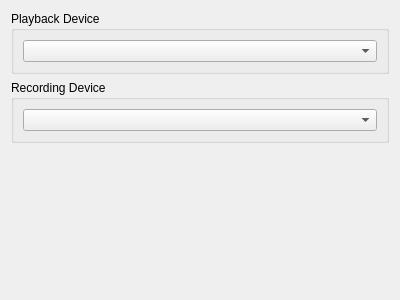
<?xml version="1.0" encoding="UTF-8"?>
<ui version="4.0">
 <class>SoundSettings</class>
 <widget class="QWidget" name="SoundSettings">
  <property name="geometry">
   <rect>
    <x>0</x>
    <y>0</y>
    <width>400</width>
    <height>300</height>
   </rect>
  </property>
  <layout class="QVBoxLayout" name="verticalLayout">
   <item>
    <widget class="QGroupBox" name="playbackGroup">
     <property name="title">
      <string>Playback Device</string>
     </property>
     <layout class="QVBoxLayout" name="playbackLayout">
      <item>
       <widget class="QComboBox" name="playbackComboBox"/>
      </item>
     </layout>
    </widget>
   </item>
   <item>
    <widget class="QGroupBox" name="recordingGroup">
     <property name="title">
      <string>Recording Device</string>
     </property>
     <layout class="QVBoxLayout" name="recordingLayout">
      <item>
       <widget class="QComboBox" name="recordingComboBox"/>
      </item>
     </layout>
    </widget>
   </item>
   <item>
    <spacer name="verticalSpacer">
     <property name="orientation">
      <enum>Qt::Orientation::Vertical</enum>
     </property>
     <property name="sizeHint" stdset="0">
      <size>
       <width>20</width>
       <height>40</height>
      </size>
     </property>
    </spacer>
   </item>
  </layout>
 </widget>
 <resources/>
 <connections/>
</ui>
